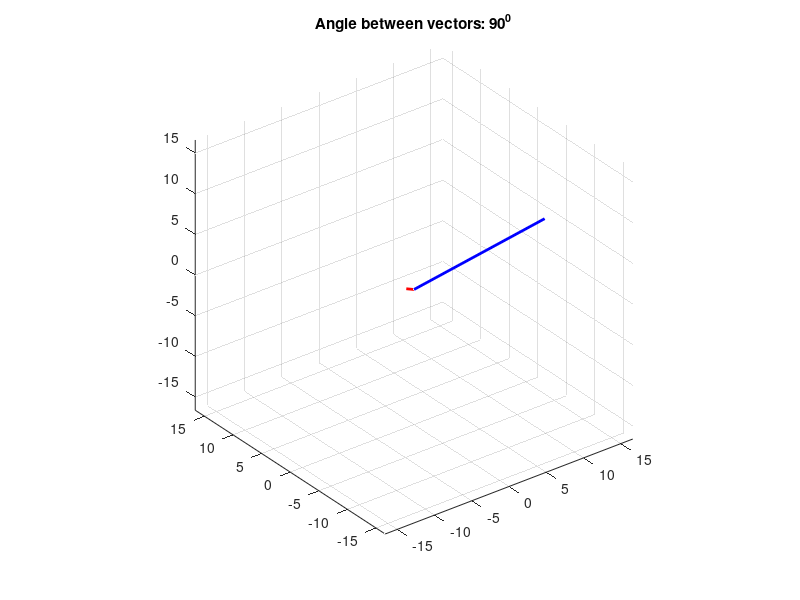

This chart was generated by the following MATLAB code:
%%
%     COURSE: Linear algebra: theory and implementation
%    SECTION: Vectors
%      VIDEO: The dot product from a geometric perspective
% Instructor: sincxpress.com
%
%%


% two vectors
%v1 = [ 2  4 -3 ];
%v2 = [ 0 -3 -3 ];

%below gives orthogonal
v1 = [ 16  -2 4 ];
v2 = [ .5 2 -1 ];

% compute the angle (radians) between two vectors
ang = acos( dot(v1,v2) / (norm(v1)*norm(v2)) );


% draw them
figure(4), clf
plot3([0 v1(1)],[0 v1(2)],[0 v1(3)],'b','linew',2)
hold on
plot3([0 v2(1)],[0 v2(2)],[0 v2(3)],'r','linew',2)

axmax = max([ norm(v1) norm(v2) ]);
axis([-1 1 -1 1 -1 1]*axmax)
grid on, rotate3d on, axis square
title([ 'Angle between vectors: ' num2str(rad2deg(ang)) '^0' ])

%% equivalence of algebraic and geometric dot product formulas

% two vectors
v1 = [ 2  4 -3 ];
v2 = [ 0 -3 -3 ];


% algebraic
dp_a = sum( v1.*v2 );

% geometric
dp_g = norm(v1)*norm(v2)*cos(ang);

% print dot product to command
disp([ 'Algebra: ' num2str(dp_a) ', geometry: ' num2str(dp_g) ])
